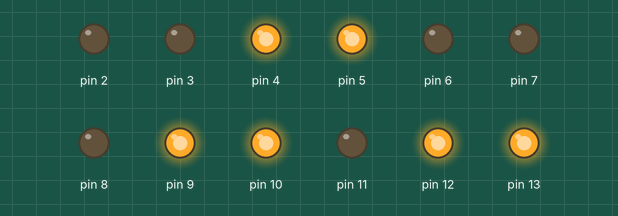
A sketch run on a simulated Arduino Uno, built with avr-gcc and run on an emulated ATmega328P. Shown: output pins drawn as LEDs (lit = HIGH).

Above: at 0.1 s.
At 30.1 s:
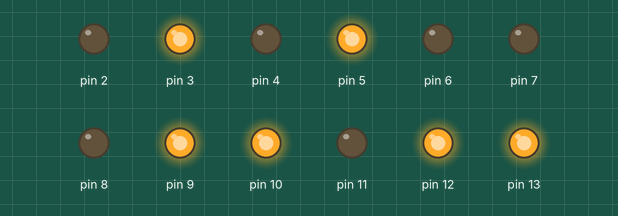
At 33.1 s:
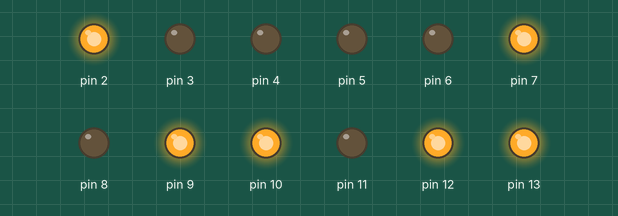
Timing chart, 0 to 34.6 s (numbered marks = the images above):
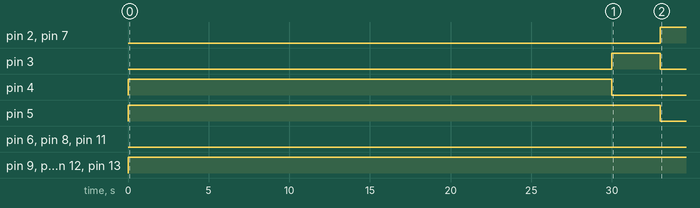

The sketch:

Traffic_Light_Controller.ino
```cpp
//G1-30 Sec, G2-25 Sec, G3-10 Sec, G4-20 Sec, Y1,Y2,Y3, Y4-3 Sec, Direction 1&2-P.L.,Direction 3&4-N.
// c++ arduino code for traffic light controller by aadhitya G

void setup()
{
  pinMode(2,OUTPUT);pinMode(3,OUTPUT);
  pinMode(4,OUTPUT);
  pinMode(5,OUTPUT);
  pinMode(6,OUTPUT);
  pinMode(7,OUTPUT);
  pinMode(8,OUTPUT);
  pinMode(9,OUTPUT);
  pinMode(10,OUTPUT);
  pinMode(11,OUTPUT);
  pinMode(12,OUTPUT);
  pinMode(13,OUTPUT);
  digitalWrite(2,LOW);
  digitalWrite(3,LOW);
  digitalWrite(4,LOW);
  digitalWrite(5,LOW);
  digitalWrite(6,LOW);
  digitalWrite(7,LOW);
  digitalWrite(8,HIGH);
  digitalWrite(9,HIGH);
  digitalWrite(10,HIGH);
  digitalWrite(11,HIGH);
  digitalWrite(12,HIGH);
  digitalWrite(13,HIGH);
}
void loop()
{
  digitalWrite(2, LOW);
  digitalWrite(3, LOW);
  digitalWrite(4, HIGH);
  digitalWrite(5, HIGH);
  digitalWrite(6, LOW);
  digitalWrite(7, LOW);
  digitalWrite(8, LOW);
  digitalWrite(9, HIGH);
  digitalWrite(10, HIGH);
  digitalWrite(11, LOW);
  digitalWrite(12, HIGH);
  digitalWrite(13, HIGH);
  delay(30000);
  digitalWrite(2, LOW);
  digitalWrite(3, HIGH);
  digitalWrite(4, LOW);
  digitalWrite(5, HIGH);
  digitalWrite(6, LOW);
  digitalWrite(7, LOW);
  digitalWrite(8, LOW);
  digitalWrite(9, HIGH);
  digitalWrite(10, HIGH);
  digitalWrite(11, LOW);
  digitalWrite(12, HIGH);
  digitalWrite(13, HIGH);
  delay(3000);
  digitalWrite(2, HIGH);
  digitalWrite(3, LOW);
  digitalWrite(4, LOW);
  digitalWrite(5, LOW);
  digitalWrite(6, LOW);
  digitalWrite(7, HIGH);
  digitalWrite(8, LOW);
  digitalWrite(9, HIGH);
  digitalWrite(10, HIGH);
  digitalWrite(11, LOW);
  digitalWrite(12, HIGH);
  digitalWrite(13, HIGH);
  delay(25000);
  digitalWrite(2, HIGH);
  digitalWrite(3, LOW);
  digitalWrite(4, LOW);
  digitalWrite(5, LOW);
  digitalWrite(6, HIGH);
  digitalWrite(7, LOW);
  digitalWrite(8, LOW);
  digitalWrite(9, HIGH);
  digitalWrite(10, HIGH);
  digitalWrite(11, LOW);
  digitalWrite(12, HIGH);
  digitalWrite(13, HIGH);
  delay(3000);
  digitalWrite(2, HIGH);
  digitalWrite(3, LOW);
  digitalWrite(4, LOW);
  digitalWrite(5, HIGH);
  digitalWrite(6, LOW);
  digitalWrite(7, LOW);
  digitalWrite(8, HIGH);
  digitalWrite(9, HIGH);
  digitalWrite(10, LOW);
  digitalWrite(11, LOW);
  digitalWrite(12, HIGH);
  digitalWrite(13, HIGH);
  delay(10000);
  digitalWrite(2, HIGH);
  digitalWrite(3, LOW);
  digitalWrite(4, LOW);
  digitalWrite(5, HIGH);
  digitalWrite(6, LOW);
  digitalWrite(7, LOW);
  digitalWrite(8, HIGH);
  digitalWrite(9, LOW);
  digitalWrite(10, HIGH);
  digitalWrite(11, LOW);
  digitalWrite(12, HIGH);
  digitalWrite(13, HIGH);
  delay(3000);
  digitalWrite(2, HIGH);
  digitalWrite(3, LOW);
  digitalWrite(4, LOW);
  digitalWrite(5, HIGH);
  digitalWrite(6, LOW);
  digitalWrite(7, LOW);
  digitalWrite(8, LOW);
  digitalWrite(9, HIGH);
  digitalWrite(10,HIGH);
  digitalWrite(11, HIGH);
  digitalWrite(12, HIGH);
  digitalWrite(13, LOW);
  delay(20000);
  digitalWrite(2, HIGH);
  digitalWrite(3, LOW);
  digitalWrite(4, LOW);
  digitalWrite(5, HIGH);
  digitalWrite(6, LOW);
  digitalWrite(7, LOW);
  digitalWrite(8, LOW);
  digitalWrite(9, HIGH);
  digitalWrite(10,HIGH);
  digitalWrite(11, HIGH);
  digitalWrite(12, LOW);
  digitalWrite(13, HIGH);
  delay(3000);
}
```

Measured:
- by itself, pin 2, pin 7: LOW → HIGH at 33.0 s
- by itself, pin 3: LOW → HIGH at 30.0 s, → LOW 3.0 s later
- by itself, pin 4: LOW → HIGH at 0.00 s, → LOW 30.0 s later
- by itself, pin 5: LOW → HIGH at 0.00 s, → LOW 33.0 s later
